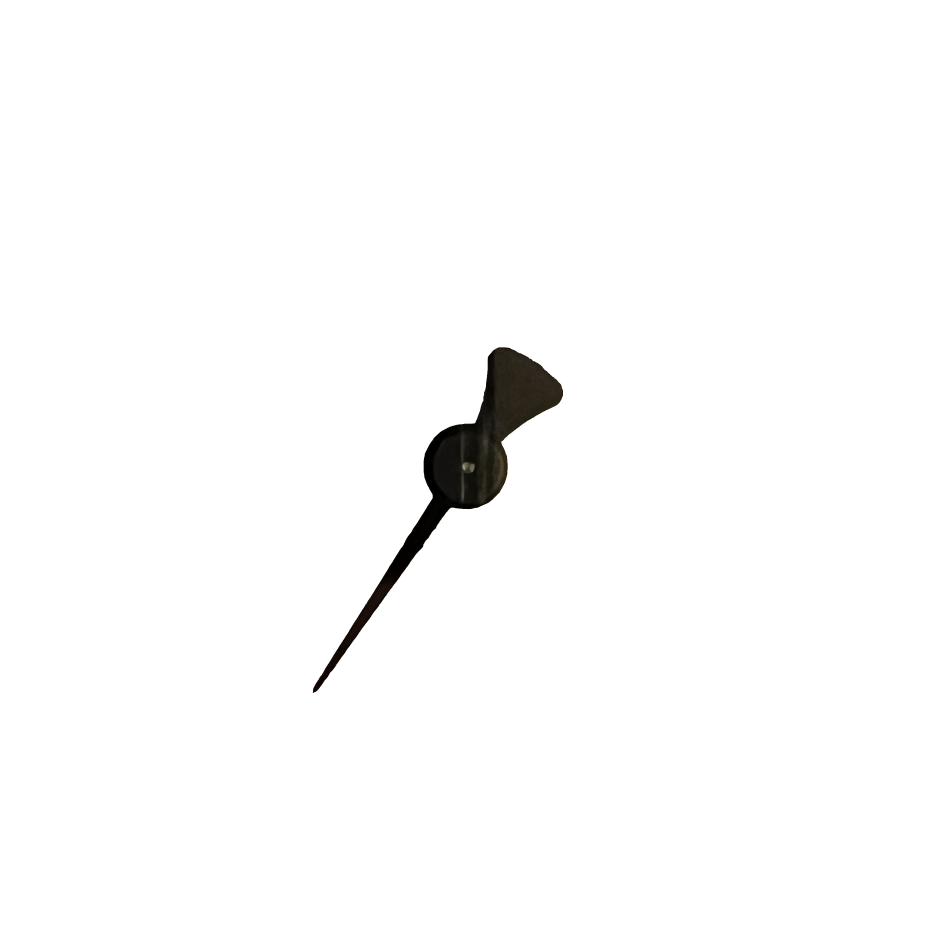
#> input picture images/needle2.png, 2800 x 2800 px (shown at 1/3 size)
$ jupyter execute --allow-errors '1. Synthetic gauge image generation.ipynb'   (shell and % lines are left out)
#> lines starting #> are read from the running program, lines starting #| are printed output that depends on the picture
[cell 1]
import os
import numpy as np

from PIL import Image

import matplotlib.pyplot as plt
import matplotlib.image as mpimg

[cell 2]
# Declare variables
NEEDLE = "./images/needle2.png"
GAUGE = "./images/gauge2.png"

## Synthetic Images - Correct Needle placement
* Determine what angle the needle needs to be set to in order to display at the 0 gauge number.
* Deter what angle the needle needs to be set to in order to display the 15 gauge reading.
* Iterate over the range between the 0 angle and the 15 angle
* Create the image with the labels in PSI instead of degrees.

[cell 3]
# Modify the image to set the needle at 0 degrees
image = Image.open(NEEDLE).convert("RGBA")
#> image is the input picture: PIL image 2800x2800 RGBA; mean R, G, B, A 0.4, 0.4, 0.3, 4
image_rot_90 = image.rotate(214, expand=False, resample=Image.BICUBIC)
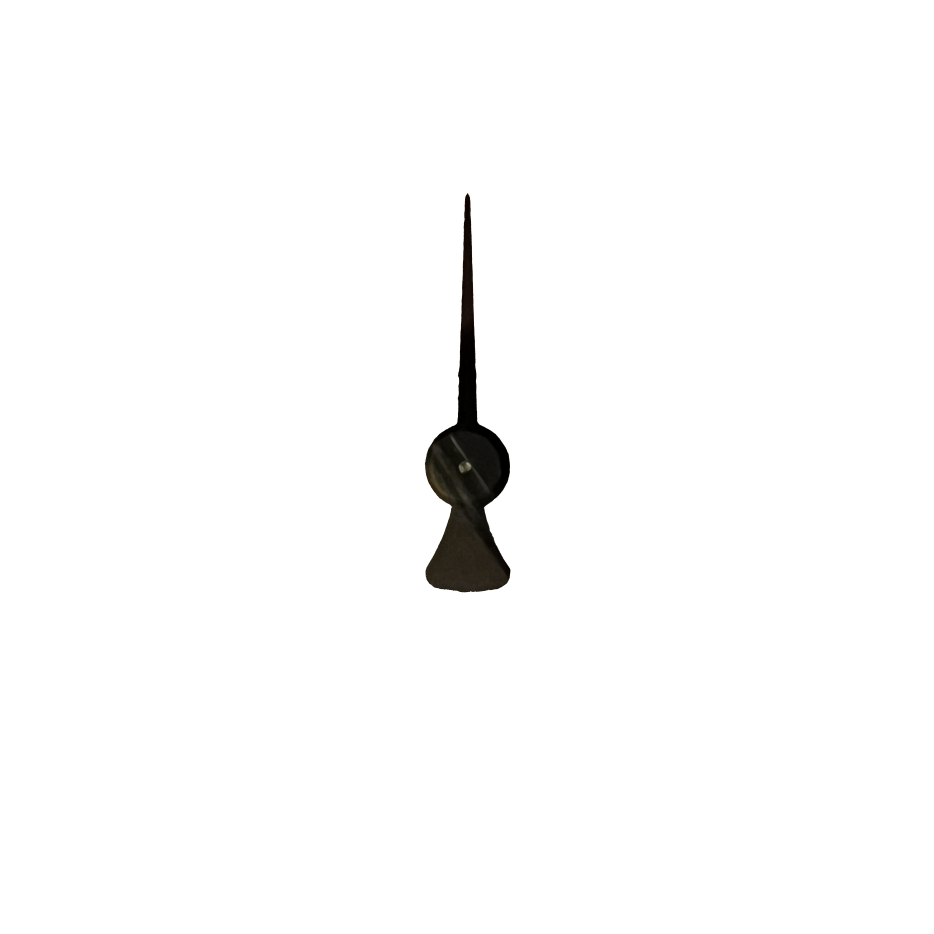
#> image_rot_90: PIL image 2800x2800 RGBA (shown at 1/3 size); mean R, G, B, A 0.4, 0.4, 0.3, 4; transparent parts drawn white
image_rot_90.save("needle_rot_0.png")
plt.imshow(image_rot_90)

[cell 4]
image_rot_134 = image.rotate(134, expand=False, resample=Image.BICUBIC)
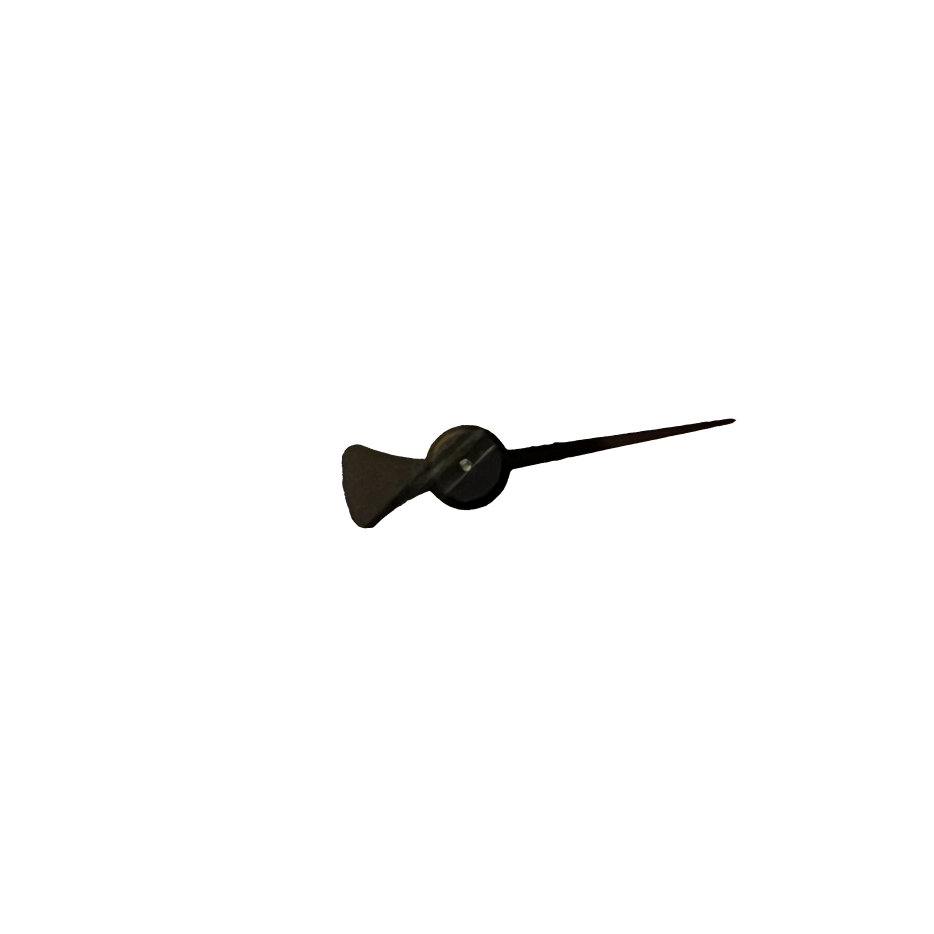
#> image_rot_134: PIL image 2800x2800 RGBA (shown at 1/3 size); mean R, G, B, A 0.4, 0.4, 0.3, 4; transparent parts drawn white
plt.imshow(image_rot_134)

[cell 5]
image_rot_360 = image.rotate(360, expand=False, resample=Image.BICUBIC)
plt.imshow(image_rot_360)

#> (a cell that did not finish here is left out)

### Needle image manipulation and rotation

[cell 7]
# Rotate all the images of needles 360 degrees
PATH = "./images/needles/needle_rot_{0}.png"
#> PATH = './images/needles/needle_rot_{0}.png'


def make_needles(angle):
#> called with angle = 14
    img = Image.open("needle_rot_0.png")
    x = img.rotate(-angle, expand=True, resample=Image.BICUBIC)
    # crop the rotated image to the size of the original image
    x = x.crop(
        box=(
            x.size[0] / 2 - img.size[0] / 2,
            x.size[1] / 2 - img.size[1] / 2,
            x.size[0] / 2 + img.size[0] / 2,
            x.size[1] / 2 + img.size[1] / 2,
        )
    )
#> x: PIL image 2800x2800 RGBA

    filename = PATH.format(angle)
#> filename = './images/needles/needle_rot_14.png'
    print(filename)
#| ./images/needles/needle_rot_14.png
    x.save(filename)


for angle in range(14, 15):
    make_needles(angle)
make_needles(14)
#| ./images/needles/needle_rot_14.png

### Individual folder structure for Tensorflow training

[cell 8]
# Create the folders for each of the gauge classes
PATH = "./images/tf_gauges/psi_{0}"


def createFolder(directory):
    try:
        if not os.path.exists(directory):
            os.makedirs(directory)
    except OSError:
        print("Error: Creating directory. " + directory)


maxValue = 28

m = range(0, 29)
n = range(1, 10)
o = range(5, 10)


for idx, outerReading in enumerate(m):
    # [10 lines of commented-out code are left out]
    if outerReading >= 0 and outerReading <= maxValue:
        whole = f"{outerReading}-0"
        createFolder(PATH.format(whole))

        # Loop through #.1 = #.9
        if outerReading != 28:
            for jdx, j in enumerate(n):
                decimal = f"{outerReading}-{j}"
                createFolder(PATH.format(decimal))

### Generate synthetic gauges and save for Tensorflow training

[cell 9]
NEEDLES_PATH = "./images/needles/needle_rot_{0}.png"
TF_GAUGES = "./images/tf_gauges/psi_{0}"
EDA_GAUGES = "./images/gauges/{0}"


def save_gauge(item, num):
    print(item, num)
    img_gauge = Image.open(GAUGE, "r")

    filename = NEEDLES_PATH.format(item)
    img_needle = Image.open(filename, "r")
    img_copy = img_gauge.copy()

    img_copy.paste(img_needle.convert("L"), (-28, -38), img_needle.convert("RGBA"))

    # Save the synthetic image to the class folder
    string_num = str(num)
    dash = string_num.replace(".", "-")
    folder = TF_GAUGES.format(dash)
    # if(os.path.isfile(EDA_GAUGES.format(f"gauge_{dash}.png"))):
    # return

    # Save PNG for data Augmentation
    gauge_name = "{0}/gauge_0.png"
    filename_save = gauge_name.format(folder)
    if os.path.isfile(filename_save):
        return
    img_copy.save(filename_save)

    # Save PNG for EDA
    eda_name = "gauge_{0}.png".format(dash)
    img_copy.save(EDA_GAUGES.format(eda_name))
    return


def iterate_gauge(mapping):
    for idx, item in enumerate(mapping):
        save_gauge(mapping[item], item)


import concurrent.futures


def iterate_gauge2(mapping):
    with concurrent.futures.ThreadPoolExecutor(max_workers=64) as executor:
        for item, value in mapping.items():
            executor.submit(save_gauge, value, item)

[cell 10]
# Define a mapping between degrees in circle and gauge readings
# gaugeDegreeMap = {
#     0:231, 0.5:233, 0.6:235, 0.7:237, 0.8:239, 0.9:241,
#     1:243, 1.1:244, 1.2:246, 1.3:248, 1.4:249, 1.5:250, 1.6:253, 1.7:255, 1.8:257, 1.9:259,
#     2:260, 2.1:262, 2.2:264, 2.3:266, 2.4:268, 2.5:270, 2.6:271, 2.7:273, 2.8:275, 2.9:277,
#     3:279, 3.1:280, 3.2:282, 3.3:284, 3.4:286, 3.5:287, 3.6:290, 3.7:291, 3.8:293, 3.9:295,
#     4:297, 4.1:299, 4.2:301, 4.3:302, 4.4:304, 4.5:306, 4.6:308, 4.7:310, 4.8:311, 4.9:313,
#     5:315, 5.1:317, 5.2:319, 5.3:321, 5.4:323, 5.5:325, 5.6:327, 5.7:328, 5.8:330, 5.9:332,
#     6:334, 6.1:336, 6.2:338, 6.3:339, 6.4:341, 6.5:343, 6.6:345, 6.7:347, 6.8:349, 6.9:350,
#     7:352, 7.1:355, 7.2:357, 7.3:358, 7.4:360, 7.5:2, 7.6:4, 7.7:6, 7.8:7, 7.9:9,
#     8:11, 8.1:13, 8.2:15, 8.3:16, 8.4:18, 8.5:21, 8.6:23, 8.7:24, 8.8:26, 8.9:28,
#     9:30, 9.1:32, 9.2:33, 9.3:35, 9.4:37, 9.5:39, 9.6:41, 9.7:42, 9.8:44, 9.9:46,
#     10:48, 10.1:50, 10.2:52, 10.3:53, 10.4:55, 10.5:57, 10.6:58, 10.7:60, 10.8:62, 10.9:64,
#     11:66, 11.1:68, 11.2:69, 11.3:71, 11.4:73, 11.5:75, 11.6:76, 11.7:78, 11.8:80, 11.9:82,
#     12:84, 12.1:85, 12.2:87, 12.3:89, 12.4:91, 12.5:92, 12.6:94, 12.7:96, 12.8:98, 12.9:99,
#     13:101, 13.1:103, 13.2:105, 13.3:107, 13.4:108, 13.5:110, 13.6:112, 13.7:114, 13.8:115, 13.9:117,
#     14:119, 14.1:121, 14.2:122, 14.3:124, 14.4:126, 14.5:127, 14.6:129, 14.7:131, 14.8:133, 14.9:135,
#     15: 136
# }

gaugeDegreeMap = dict()
gaugeDegreeMap2 = dict()


zeroAngle = 221
maxAngle = 137

minVal = 0
maxVal = 28

for deg in np.arange(0, 277, 1):
    gaugeAngle = deg - maxAngle - 2
    if gaugeAngle < 0:
        gaugeAngle += 360
    pressure = round(deg / 276 * maxVal, 1)
    gaugeDegreeMap2[pressure] = gaugeAngle

print(gaugeDegreeMap2)

for pressure in np.arange(0, 28.1, 0.1):
    pressure = round(pressure, 2)
    deg = pressure / maxVal * (360 - (zeroAngle - maxAngle))
    gaugeAngle = deg - maxAngle - 2

    if gaugeAngle < 0:
        gaugeAngle += 360
    gaugeDegreeMap[pressure] = int(round(gaugeAngle, 0))

gaugeDegreeMap

[cell 11]
360 - (zeroAngle - maxAngle)

#> (a cell that did not finish here is left out)
